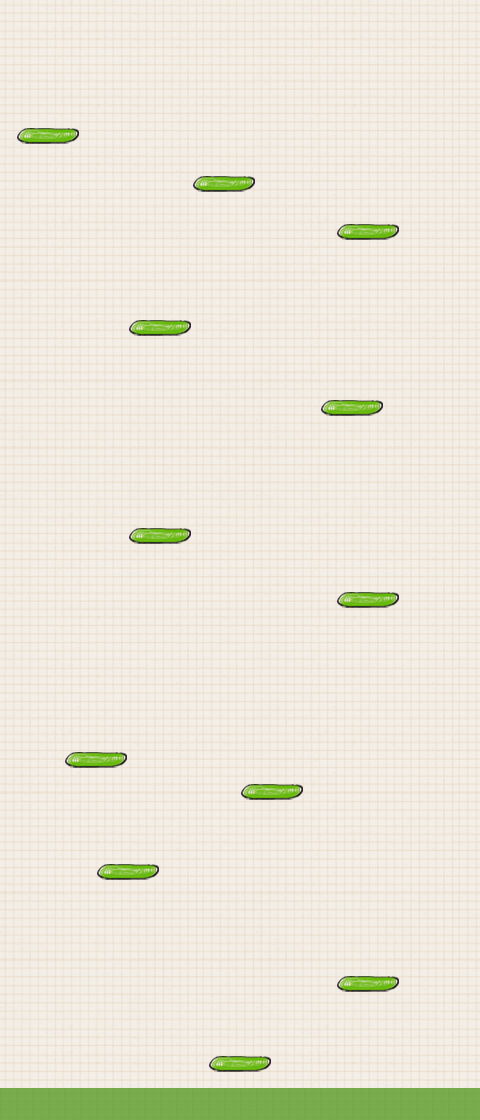

A 2D game scene composited from a Tiled map and its tileset images. What follows is a short description and the map's XML, with each tile layer's data collapsed to a summary:
An orthogonal 30x70 tile map with 16x16 px tiles, 2 tile layers (background, graphics), 3 tilesets and 1 object.

<map version="1.0" orientation="orthogonal" renderorder="right-down" width="30" height="70" tilewidth="16" tileheight="16" nextobjectid="6">
 <tileset firstgid="1" name="plat" tilewidth="16" tileheight="16" tilecount="4" columns="4">
  <image source="plat.png" trans="ff00ff" width="64" height="16" />
 </tileset>
 <tileset firstgid="5" name="background" tilewidth="16" tileheight="16" tilecount="640" columns="20">
  <image source="background.png" trans="ff00ff" width="320" height="512" />
 </tileset>
 <tileset firstgid="645" name="floor" tilewidth="16" tileheight="16" tilecount="64" columns="32">
  <image source="floor.png" trans="ff00ff" width="512" height="46" />
 </tileset>
 <layer name="background" width="30" height="70">
  <data>[2100 cells, 2100 non-empty, 512 distinct tile ids]</data>
 </layer>
 <layer name="graphics" width="30" height="70">
  <data>[2100 cells, 108 non-empty, 5 distinct tile ids]</data>
 </layer>
 <objectgroup name="plats" />
 <objectgroup name="floor">
  <object id="4" x="-1" y="1086" width="480" height="32" />
 </objectgroup>
</map>
